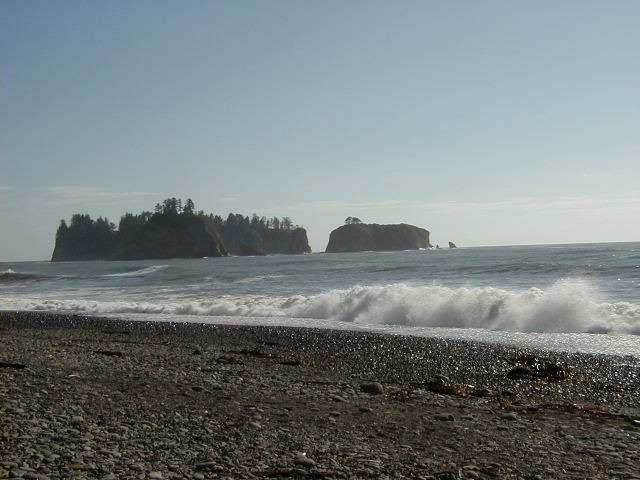
#> input picture input/beach_1.jpg, 640 x 480 px; its folder holds 4 pictures in this run
$ python hw4.py
#> lines starting #> are read from the running program, lines starting #| are printed output that depends on the picture
### src/ImageFeatures.py
import cv2
import numpy as np
from utils import *
from ClusterFeatures import ClusterFeatures
from copy import copy
import random
from scipy.optimize import linear_sum_assignment

class ImageFeatures:
    def _run_kmeans(self, img, k):
        #img = img.copy()
        indices = np.moveaxis(np.indices((img.shape[0], img.shape[1])), 0, 2)
        print(img.shape, indices.shape)
        img = np.append(img, indices, axis=2)
        img = img.reshape((img.shape[0] * img.shape[1], 5))
        img = np.float32(img)
        #img = img.astype('float')
        #print(img.shape)
        #print(img)
        criteria = (cv2.TERM_CRITERIA_EPS + cv2.TERM_CRITERIA_MAX_ITER, 10, 1.0)
        flags = cv2.KMEANS_RANDOM_CENTERS
        compactness,labels,centers = cv2.kmeans(img,k,None,criteria,10,flags)
        return labels, centers


    def _describe_image(self, img, k):
        labels, means = self._run_kmeans(img, k)
        #print('means', means)
        mean_colors = means[:,:3]
        mean_pos = means[:,3:]
        #print('means2', mean_colors, mean_pos)
        kmeans_labels_img = labels.reshape((img.shape[0], img.shape[1]))
        step_color = 255/k
        kmeans_label_img_color = kmeans_labels_img * step_color
        #print(mean_colors)
        #debug('colors' ,kmeans_label_img_color.astype('uint8'))
        size_clusters = [np.sum(j == labels) for j in range(k)]
        #print(size_clusters)
        histograms = []
        for j in range(k):
            l = labels.copy()
            l[l == j] = 255
            l[l != j] = 0
            mask = l
            #h = cv2.calcHist([img], [0, 1, 2], None, [8, 3, 3], [0, 180,0, 256, 0, 256])
            h1 = cv2.calcHist([img], [0], None, [8], [0, 180])
            h2 = cv2.calcHist([img], [1], None, [3], [0, 256])
            h3 = cv2.calcHist([img], [2], None, [3], [0, 256])
            h1 = cv2.normalize(h1, h1)
            h2 = cv2.normalize(h2, h2)
            h3 = cv2.normalize(h3, h3)
            h1 = h1.flatten()
            h2 = h2.flatten()
            h3 = h3.flatten()
            #print('hs',h1, h2, h3)
            h = np.concatenate((h1, h2, h3))
            # [4 lines of commented-out code are left out]
            histograms.append(h)
            #print('loop1\n\n\n')

        gimg = (cv2.cvtColor(self.simg, cv2.COLOR_RGB2GRAY)/16).astype('uint8')
        #print(gimg)
        feats = []
        m = self.coocurrence_matrix(0, 3, gimg, kmeans_labels_img, k)
        m += self.coocurrence_matrix(3, 3, gimg, kmeans_labels_img, k)
        m += self.coocurrence_matrix(3, 0, gimg, kmeans_labels_img, k)
        m = m/(np.sum(m))

        for j in range(k):
            feats.append(self.calc_features_coocurrence_matrix(m[j]))
        feats = np.array(feats)

        return [ClusterFeatures(size_clusters[i], mean_colors[i], histograms[i], mean_pos[i], feats[i]) for i in range(k)]


    # [40 lines left out: function calc_dissimilarity, not called in this run]

    def calc_features_coocurrence_matrix(self, m):
        h, w = m.shape
        contrast = 0
        energy = 0
        homogeinity = 0
        for i in range(h):
            for j in range(w):
                contrast += ((i-j) **2) * m[i, j]
                energy += m[i, j] ** 2
                homogeinity += (m[i,j])/(1+abs(i-j))

        return np.array([contrast, energy, homogeinity])


    def coocurrence_matrix(self, x, y, gimg, mask, k):
        m = [np.zeros((16, 16)) for j in range(k)]

        h, w = gimg.shape
        for i in range(h):
            for j in range(w):
                if i + x < h and j + y < w and i + x >= 0 and j + y >=0 and mask[i][j] == mask[i+x][j+y]:
                    l = mask[i][j]
                    m[l][gimg[i,j],gimg[i+x,j+y]] += 1
        return m

    def __init__(self, img, path='', k=10, dist_id=0):
        #print(path)
        #path=''
        self.dist_id = dist_id
        self.img = cv2.cvtColor(img, cv2.COLOR_BGR2HSV)
        self.simg = img
        self.path = path
        #print('path', path)
        if path == '':
            self.image_segments = self._describe_image(img, k)
        else:
            try:
                feats1 = np.load('featsave/' + path + '1k'+str(k)+'.npy')
                feats2 = np.load('featsave/' + path + '2k'+str(k)+'.npy')
                feats3 = np.load('featsave/' + path + '3k'+str(k)+'.npy')
                feats4 = np.load('featsave/' + path + '4k'+str(k)+'.npy')
                feats5 = np.load('featsave/' + path + '5k'+str(k)+'.npy')
                ab = list(range(k))
                random.shuffle(ab)
                self.image_segments = [ClusterFeatures(feats1[i], feats2[i], feats3[i], feats4[i], feats5[i]) for i in ab]
                #print('loaded')
            except IOError as e:
                #print('ioerror', e)
                self.image_segments = self._describe_image(img, k)
                feats1 = [x.size_cluster for x in self.image_segments]
                feats2 = [x.mean_color for x in self.image_segments]
                feats3 = [x.histogram for x in self.image_segments]
                feats4 = [x.mean_pos for x in self.image_segments]
                feats5 = [x.texture_feats for x in self.image_segments]
                #print('feats1\n\n\n\n', feats1)
                #print('feats2\n\n\n\n', feats2)
                np.save('featsave/' + path + '1k'+str(k), feats1)
                np.save('featsave/' + path + '2k'+str(k), feats2)
                np.save('featsave/' + path + '3k'+str(k), feats3)
                np.save('featsave/' + path + '4k'+str(k), feats4)
                np.save('featsave/' + path + '5k'+str(k), feats5)

### src/ClusterFeatures.py
import cv2
import numpy as np
from utils import *

class ClusterFeatures:

    # [20 lines left out: function calc_dissimilarity, not called in this run]
        #print('dissi:', np.sum((self.histogram - other.histogram) ** 2), dist_pos)
        #return 0 * (1 + dif_size/307200) * dist_color/360 + 20 * cv2.compareHist(self.histogram, other.histogram, cv2.HISTCMP_BHATTACHARYYA)

    def calc_distance(self, other, dist_id):
        return self.calc_dissimilarity(other, dist_id)
        #return np.sqrt(np.sum((other.mean_pos - self.mean_pos) ** 2))

    # [7 lines left out: function print_features, not called in this run]

    def __init__(self, size_cluster, mean_color, histogram, mean_pos, texture_feats):
        self.size_cluster = size_cluster
        self.mean_color = mean_color
        self.histogram = histogram
        self.mean_pos = mean_pos
        self.texture_feats = texture_feats

        #print('mean pos', mean_pos)

### src/hw4.py
import cv2
import numpy as np
import math
from utils import *
from ImageFeatures import ImageFeatures
import glob

################  HW2  #####################
# Nathana Facion                 RA:191079
# Rafael Mariottini Tomazela     RA:192803
############################################

def calc_all_imgs():
    imgs_feat = [ImageFeatures(cv2.imread(path), path) for path in glob.glob('input/*.jpg')]

    dists_for_each_image = []
    for i in range(len(imgs_feat)):
        curr_dists = []
        for j in range(len(imgs_feat)):
            #if i == j:
            #    continue
            dis = imgs_feat[i].calc_dissimilarity(imgs_feat[j])

            curr_dists.append((j, dis))
        curr_dists.sort(key=lambda x: x[1])
        dists_for_each_image.append(curr_dists)

        debug('img ' + imgs_feat[i].path, imgs_feat[i].simg)
        for j in range(1, 4):
            print('dis:', imgs_feat[i].path, imgs_feat[curr_dists[j][0]].path, curr_dists[j][1])
            debug('img ' + str(j), imgs_feat[curr_dists[j][0]].simg)
        for j in range(len(imgs_feat)):
            print('dis:', imgs_feat[i].path, imgs_feat[curr_dists[j][0]].path, curr_dists[j][1])

def calc_input_imgs(k, dist_id):
    imgs_feat = [ImageFeatures(cv2.imread(path), path, k, dist_id) for path in glob.glob('input/*.jpg')]

    file_imgs = open("input/input_files.txt", "r")
    fout = open("output/out_k_"+str(k)+"_dist_id_"+str(dist_id)+".txt","w")
    filenames = []
    for line in file_imgs:
        filenames.append('input/'+line.rstrip('\n')+'.jpg')

    #print(filenames)

    dists_for_each_image = []
    for i in range(len(imgs_feat)):
        curr_dists = []
        if imgs_feat[i].path not in filenames:
            #print('n achou', imgs_feat[i].path)
            continue
        #print('achou')
        for j in range(len(imgs_feat)):
            #if i == j:
            #    continue
            dis = imgs_feat[i].calc_dissimilarity(imgs_feat[j])

            curr_dists.append((j, dis))
        curr_dists.sort(key=lambda x: x[1])
        dists_for_each_image.append(curr_dists)

        debug('img ' + imgs_feat[i].path, imgs_feat[i].simg)
        fout.write(imgs_feat[i].path+': ')
        for j in range(1, 4):
            #print('dis:', imgs_feat[i].path, imgs_feat[curr_dists[j][0]].path, curr_dists[j][1])
            debug('img ' + str(j), imgs_feat[curr_dists[j][0]].simg)
            fout.write(imgs_feat[curr_dists[j][0]].path+' ')
        #for j in range(len(imgs_feat)):
            #print('dis:', imgs_feat[i].path, imgs_feat[curr_dists[j][0]].path, curr_dists[j][1])
        fout.write('\n')

def calc_pair(n1, n2):
    im1 = ImageFeatures(cv2.imread('input/'+n1+'.jpg'))
    im2 = ImageFeatures(cv2.imread('input/'+n2+'.jpg'))
    print(n1 + ' ' + n2, im1.calc_dissimilarity(im2))


def main():
    #calc_pair('beach_3', 'beach_4')
    calc_input_imgs(10, 0)
#> in __init__, `self.dist_id = dist_id`: self.dist_id = 0
#> in __init__, `self.img = cv2.cvtColor(img, cv2.COLOR_BGR2HSV)`: self.img: shape (480, 640, 3); mean H, S, V 67.9, 45.3, 133.5
#> in __init__, img is the input picture: shape (480, 640, 3); mean B, G, R 128.5, 127.8, 118.5
#| (480, 640, 3) (480, 640, 2)
#> in _run_kmeans, `compactness,labels,centers = cv2.kmeans(img,k,None,criteria,10,flags)`: compactness = 2.28e+09; centers = [[189.9, 182.6, 162.6, 104.6, 402.1], [45.76, 55.31, 59.31, 398.8, 96.25], [134.6, 136.5, 131.1, 285.2, 390.7], [99.73, 99.85, 94.06, 271.4, 158.6], [44.7, 53.96, 58.65, 414.4, 526.4], [178.7, 170.3, 149.9, 112.6, 251.4], [164.5, 152.7, 131, 114, 80.89], [196.7, 187.6, 166.5, 79.19, 559.1], [180.1, 183.6, 177, 252.3, 557.7], [41.98, 50.78, 55.28, 405.5, 308.7]]
#> in _describe_image, `labels, means = self._run_kmeans(img, k)`: means has the same summary as centers in _run_kmeans
#> in _describe_image, `mean_colors = means[:,:3]`: mean_colors = [[189.9, 182.6, 162.6], [45.76, 55.31, 59.31], [134.6, 136.5, 131.1], [99.73, 99.85, 94.06], [44.7, 53.96, 58.65], [178.7, 170.3, 149.9], [164.5, 152.7, 131], [196.7, 187.6, 166.5], [180.1, 183.6, 177], [41.98, 50.78, 55.28]]
#> in _describe_image, `mean_pos = means[:,3:]`: mean_pos = [[104.6, 402.1], [398.8, 96.25], [285.2, 390.7], [271.4, 158.6], [414.4, 526.4], [112.6, 251.4], [114, 80.89], [79.19, 559.1], [252.3, 557.7], [405.5, 308.7]]
#> in _describe_image, `kmeans_labels_img = labels.reshape((img.shape[0], img.shape[1]))`: kmeans_labels_img: shape (480, 640) int32; 10 distinct labels, from 0 to 9
#> in _describe_image, `size_clusters = [np.sum(j == labels) for j in range(k)]`: size_clusters = [31952, 32154, 24245, 28349, 28698, 34413, 39283, 26096, 30403, 31607]
#> after the loop in _describe_image, `for j in range(k):`: histograms = 10 items
#> in _describe_image, `m += self.coocurrence_matrix(3, 3, gimg, kmeans_labels_img, k)`: m = 20 items
#> in _describe_image, `m += self.coocurrence_matrix(3, 0, gimg, kmeans_labels_img, k)`: m = 30 items
#> after the loop in _describe_image, `for j in range(k):`: feats = 10 items, first 6: [0.000643, 0.000428, 0.0351], [0.11, 5.48e-05, 0.0196], [0.0268, 4.21e-05, 0.0199], [0.0248, 7.28e-05, 0.0244], [0.115, 3.29e-05, 0.0168], [0.00203, 0.000492, 0.0372]
#> in _describe_image, `feats = np.array(feats)`: feats = [[0.000643, 0.000428, 0.0351], [0.11, 5.48e-05, 0.0196], [0.0268, 4.21e-05, 0.0199], [0.0248, 7.28e-05, 0.0244], [0.115, 3.29e-05, 0.0168], [0.00203, 0.000492, 0.0372], [0.00194, 0.000742, 0.0426], [0.000577, 0.000398, 0.0287], [0.0174, 0.000163, 0.0287], [0.103, 5.6e-05, 0.0195]]
#> in __init__, `self.size_cluster = size_cluster`: self.size_cluster = 31952
#> in __init__, `self.mean_color = mean_color`: self.mean_color = [189.9, 182.6, 162.6]
#> in __init__, `self.histogram = histogram`: self.histogram = [0.181, 0.372, 0.41, 0.19, 0.132, 0.187, 0.2, 0.73, 0.545, 0.638, 0.544, 0.491, 0.835, 0.248]
#> in __init__, `self.mean_pos = mean_pos`: self.mean_pos = [104.6, 402.1]
#> in __init__, `self.texture_feats = texture_feats`: self.texture_feats = [0.000643, 0.000428, 0.0351]
#> in __init__, `self.image_segments = self._describe_image(img, k)`: self.image_segments = 10 items
#> in __init__, `feats1 = [x.size_cluster for x in self.image_segments]`: feats1 has the same summary as size_clusters in _describe_image
#> in __init__, `feats2 = [x.mean_color for x in self.image_segments]`: feats2 has the same summary as mean_colors in _describe_image
#> in __init__, `feats4 = [x.mean_pos for x in self.image_segments]`: feats4 has the same summary as mean_pos in _describe_image
#> in __init__, `feats5 = [x.texture_feats for x in self.image_segments]`: feats5 = 10 items, first 6: [0.000643, 0.000428, 0.0351], [0.11, 5.48e-05, 0.0196], [0.0268, 4.21e-05, 0.0199], [0.0248, 7.28e-05, 0.0244], [0.115, 3.29e-05, 0.0168], [0.00203, 0.000492, 0.0372]
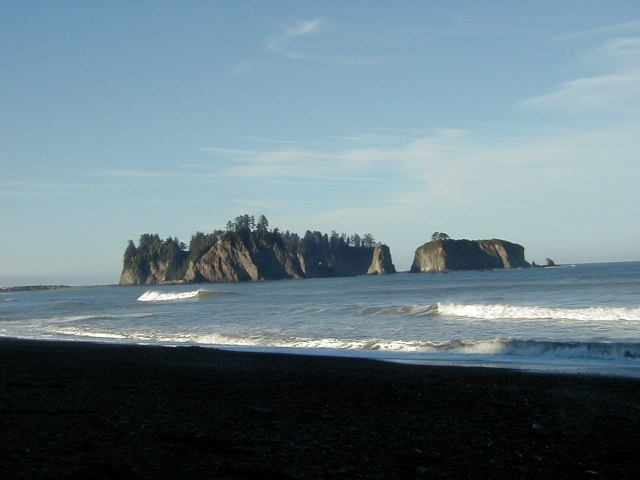
#> input picture input/beach_2.jpg, 640 x 480 px
#> in __init__ (call 2), `self.img = cv2.cvtColor(img, cv2.COLOR_BGR2HSV)`: self.img: shape (480, 640, 3); mean H, S, V 92.3, 72.7, 134.1
#> in __init__, img is the input picture: shape (480, 640, 3); mean B, G, R 133.5, 124, 103.4
#| (480, 640, 3) (480, 640, 2)
#> in _describe_image (call 2), `kmeans_labels_img = labels.reshape((img.shape[0], img.shape[1]))`: kmeans_labels_img: shape (480, 640) int32; 10 distinct labels, from 0 to 9
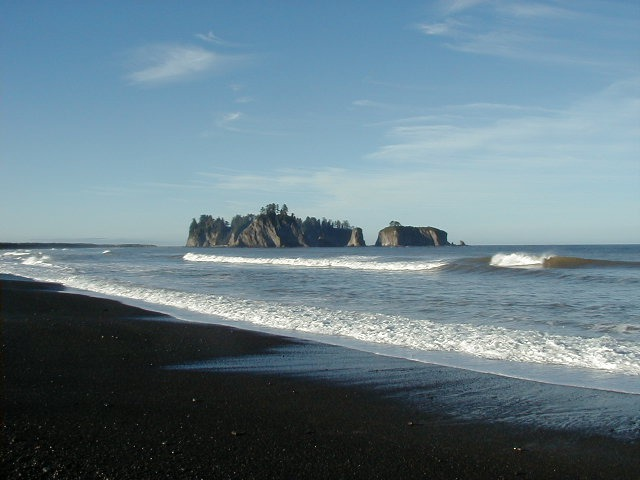
#> input picture input/beach_3.jpg, 640 x 480 px
#> in __init__ (call 3), `self.img = cv2.cvtColor(img, cv2.COLOR_BGR2HSV)`: self.img: shape (480, 640, 3); mean H, S, V 88.5, 64.4, 137.6
#> in __init__, img is the input picture: shape (480, 640, 3); mean B, G, R 136.7, 125.4, 102.2
#> call 3 of _describe_image, with k = 10
#| (480, 640, 3) (480, 640, 2)
#> in _describe_image (call 3), `labels, means = self._run_kmeans(img, k)`: means = [[26.27, 26.73, 22.96, 416.4, 277.9], [195.9, 176.1, 140.6, 101.9, 544.1], [179, 169.9, 144, 217, 110.2], [55.14, 51.54, 42.25, 430.7, 510.4], [197.8, 196.3, 178.4, 238.5, 331.7], [186, 159.4, 117.6, 82.79, 346.8], [120.2, 111, 93.1, 287.6, 331.2], [179, 149.3, 105.6, 68.59, 124.5], [164.6, 159.1, 140.6, 296.2, 544.6], [20.9, 22.1, 18.49, 384.1, 86.16]]
#> in _describe_image (call 3), `mean_colors = means[:,:3]`: mean_colors = [[26.27, 26.73, 22.96], [195.9, 176.1, 140.6], [179, 169.9, 144], [55.14, 51.54, 42.25], [197.8, 196.3, 178.4], [186, 159.4, 117.6], [120.2, 111, 93.1], [179, 149.3, 105.6], [164.6, 159.1, 140.6], [20.9, 22.1, 18.49]]
#> in _describe_image (call 3), `mean_pos = means[:,3:]`: mean_pos = [[416.4, 277.9], [101.9, 544.1], [217, 110.2], [430.7, 510.4], [238.5, 331.7], [82.79, 346.8], [287.6, 331.2], [68.59, 124.5], [296.2, 544.6], [384.1, 86.16]]
#> in _describe_image (call 3), `kmeans_labels_img = labels.reshape((img.shape[0], img.shape[1]))`: kmeans_labels_img: shape (480, 640) int32; 10 distinct labels, from 0 to 9
#> in _describe_image (call 3), `kmeans_label_img_color = kmeans_labels_img * step_color`:
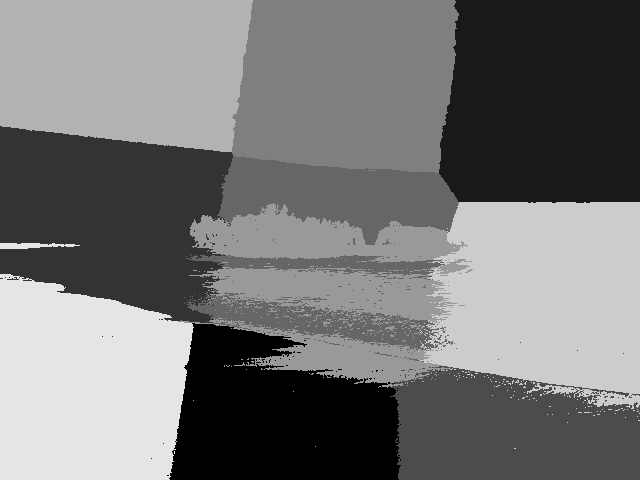
#> kmeans_label_img_color: shape (480, 640) float64; min 0, max 229.5, mean 117.4
#> in _describe_image (call 3), `size_clusters = [np.sum(j == labels) for j in range(k)]`: size_clusters = [26932, 38497, 33881, 23134, 21532, 34673, 24581, 33928, 36226, 33816]
#> in _describe_image (call 3), `m = self.coocurrence_matrix(0, 3, gimg, kmeans_labels_img, k)`: m = 10 items
#> in _describe_image (call 3), `m += self.coocurrence_matrix(3, 3, gimg, kmeans_labels_img, k)`: m = 20 items
#> in _describe_image (call 3), `m += self.coocurrence_matrix(3, 0, gimg, kmeans_labels_img, k)`: m = 30 items
#> after the loop in _describe_image (call 3), `for j in range(k):`: feats = 10 items, first 6: [0.0106, 0.000265, 0.0257], [0.00223, 0.000477, 0.0421], [0.022, 0.000386, 0.0338], [0.0151, 7.99e-05, 0.0204], [0.0271, 0.000102, 0.018], [0.00217, 0.000422, 0.0379]
#> in _describe_image (call 3), `feats = np.array(feats)`: feats = [[0.0106, 0.000265, 0.0257], [0.00223, 0.000477, 0.0421], [0.022, 0.000386, 0.0338], [0.0151, 7.99e-05, 0.0204], [0.0271, 0.000102, 0.018], [0.00217, 0.000422, 0.0379], [0.0252, 4.11e-05, 0.0194], [0.00242, 0.000438, 0.037], [0.0524, 0.000108, 0.0311], [0.0161, 0.000396, 0.0323]]
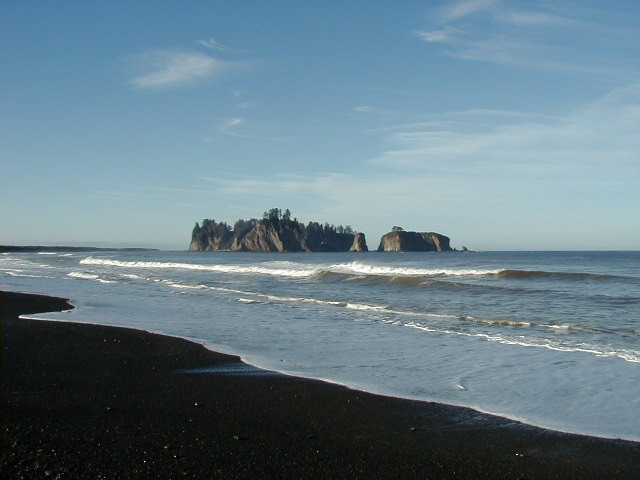
#> input picture input/beach_4.jpg, 640 x 480 px
#> in __init__ (call 4), `self.img = cv2.cvtColor(img, cv2.COLOR_BGR2HSV)`: self.img: shape (480, 640, 3); mean H, S, V 89.6, 64.3, 137.8
#> in __init__, img is the input picture: shape (480, 640, 3); mean B, G, R 137, 125.5, 102.2
#> call 4 of _describe_image, with k = 10
#| (480, 640, 3) (480, 640, 2)
#> in _describe_image (call 4), `labels, means = self._run_kmeans(img, k)`: means = [[19.77, 21.69, 19.15, 421.4, 241.2], [183.4, 157.7, 118.9, 61.41, 530.5], [16.86, 18.88, 16.02, 392.5, 72.64], [183.3, 160.7, 122.2, 104.8, 312.6], [199.8, 193.4, 168.3, 191.9, 512.5], [136, 129.1, 113.4, 297.9, 302.7], [174.3, 145.4, 102.8, 70.18, 108.1], [29.3, 30.48, 26.96, 438.4, 467.6], [143.7, 134, 114.3, 338.9, 533.1], [174, 165.6, 141.2, 227.6, 104.4]]
#> in _describe_image (call 4), `mean_colors = means[:,:3]`: mean_colors = [[19.77, 21.69, 19.15], [183.4, 157.7, 118.9], [16.86, 18.88, 16.02], [183.3, 160.7, 122.2], [199.8, 193.4, 168.3], [136, 129.1, 113.4], [174.3, 145.4, 102.8], [29.3, 30.48, 26.96], [143.7, 134, 114.3], [174, 165.6, 141.2]]
#> in _describe_image (call 4), `mean_pos = means[:,3:]`: mean_pos = [[421.4, 241.2], [61.41, 530.5], [392.5, 72.64], [104.8, 312.6], [191.9, 512.5], [297.9, 302.7], [70.18, 108.1], [438.4, 467.6], [338.9, 533.1], [227.6, 104.4]]
#> in _describe_image (call 4), `kmeans_labels_img = labels.reshape((img.shape[0], img.shape[1]))`:
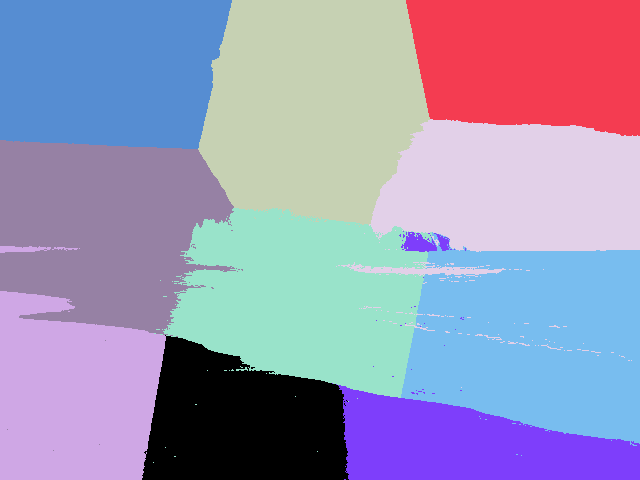
#> kmeans_labels_img: shape (480, 640) int32; 10 distinct labels, from 0 to 9; one colour per label, 0 black
#> in _describe_image (call 4), `kmeans_label_img_color = kmeans_labels_img * step_color`:
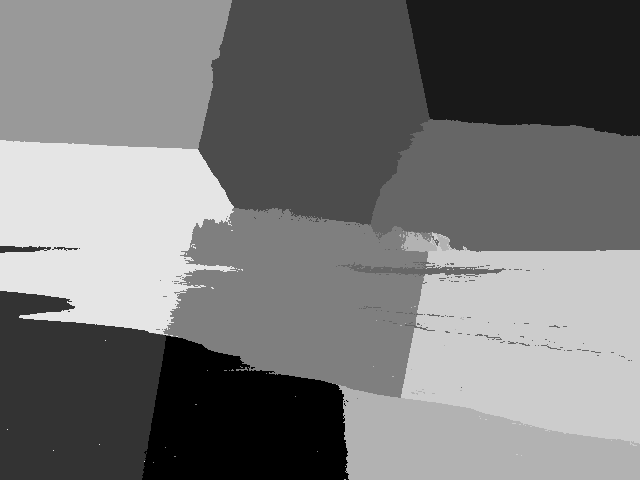
#> kmeans_label_img_color: shape (480, 640) float64; min 0, max 229.5, mean 119.6
#> in _describe_image (call 4), `size_clusters = [np.sum(j == labels) for j in range(k)]`: size_clusters = [22487, 27937, 25846, 41547, 31449, 35066, 31167, 19535, 37951, 34215]
#> in _describe_image (call 4), `gimg = (cv2.cvtColor(self.simg, cv2.COLOR_RGB2GRAY)/16).astype('uint8')`:
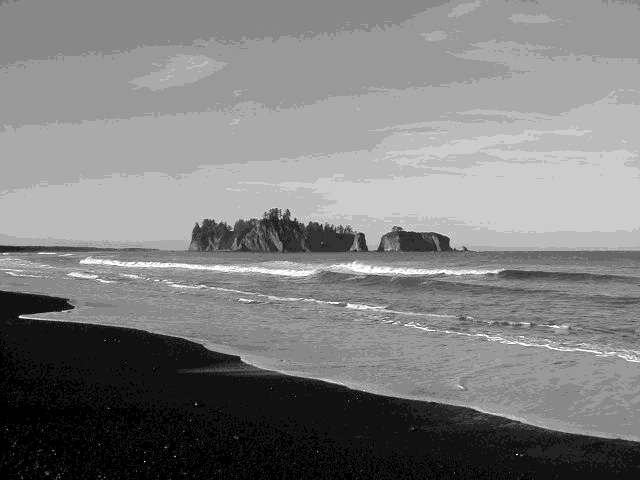
#> gimg: shape (480, 640); min 0, max 15, mean 7.43; drawn with min black and max white
#> in _describe_image (call 4), `m = self.coocurrence_matrix(0, 3, gimg, kmeans_labels_img, k)`: m = 10 items
#> in _describe_image (call 4), `m += self.coocurrence_matrix(3, 3, gimg, kmeans_labels_img, k)`: m = 20 items
#> in _describe_image (call 4), `m += self.coocurrence_matrix(3, 0, gimg, kmeans_labels_img, k)`: m = 30 items
#> after the loop in _describe_image (call 4), `for j in range(k):`: feats = 10 items, first 6: [0.00938, 0.000189, 0.0209], [0.00189, 0.000337, 0.03], [0.0121, 0.000225, 0.0242], [0.00235, 0.000467, 0.0447], [0.0042, 0.000517, 0.0329], [0.0578, 0.00013, 0.0289]
#> in _describe_image (call 4), `feats = np.array(feats)`: feats = [[0.00938, 0.000189, 0.0209], [0.00189, 0.000337, 0.03], [0.0121, 0.000225, 0.0242], [0.00235, 0.000467, 0.0447], [0.0042, 0.000517, 0.0329], [0.0578, 0.00013, 0.0289], [0.00132, 0.000392, 0.0339], [0.00722, 0.000142, 0.0184], [0.0288, 0.000221, 0.0331], [0.0166, 0.000313, 0.0339]]
    calc_input_imgs(5, 0)
    calc_input_imgs(10, 1)
    calc_input_imgs(5, 1)
    calc_input_imgs(10, 2)
    calc_input_imgs(5, 2)
    calc_input_imgs(10, 3)
    calc_input_imgs(5, 3)
    calc_input_imgs(10, 4)
    calc_input_imgs(5, 4)
    calc_input_imgs(10, 5)
    calc_input_imgs(5, 5)

    """
    boat1 = ImageFeatures(cv2.imread('input/p4-images/boat_2.jpg'))
    boat2 = ImageFeatures(cv2.imread('input/p4-images/boat_3.jpg'))
    beach1 = ImageFeatures(cv2.imread('input/p4-images/beach_1.jpg'))
    cherry1 = ImageFeatures(cv2.imread('input/p4-images/cherry_1.jpg'))
    pond1 = ImageFeatures(cv2.imread('input/p4-images/pond_1.jpg'))
    sunset = ImageFeatures(cv2.imread('input/p4-images/sunset1_5.jpg'))
    print('boat1, boat2', boat1.calc_dissimilarity(boat2))
    print('boat1, beach1', boat1.calc_dissimilarity(beach1))
    print('boat1, cherry1', boat1.calc_dissimilarity(cherry1))
    print('boat1, pond1', boat1.calc_dissimilarity(pond1))
    print('boat1, sunset', boat1.calc_dissimilarity(sunset))
    """


    # [10 lines of commented-out code are left out]


if __name__ == '__main__':
#> (the run stopped early here; a loop or call above may not have finished)
